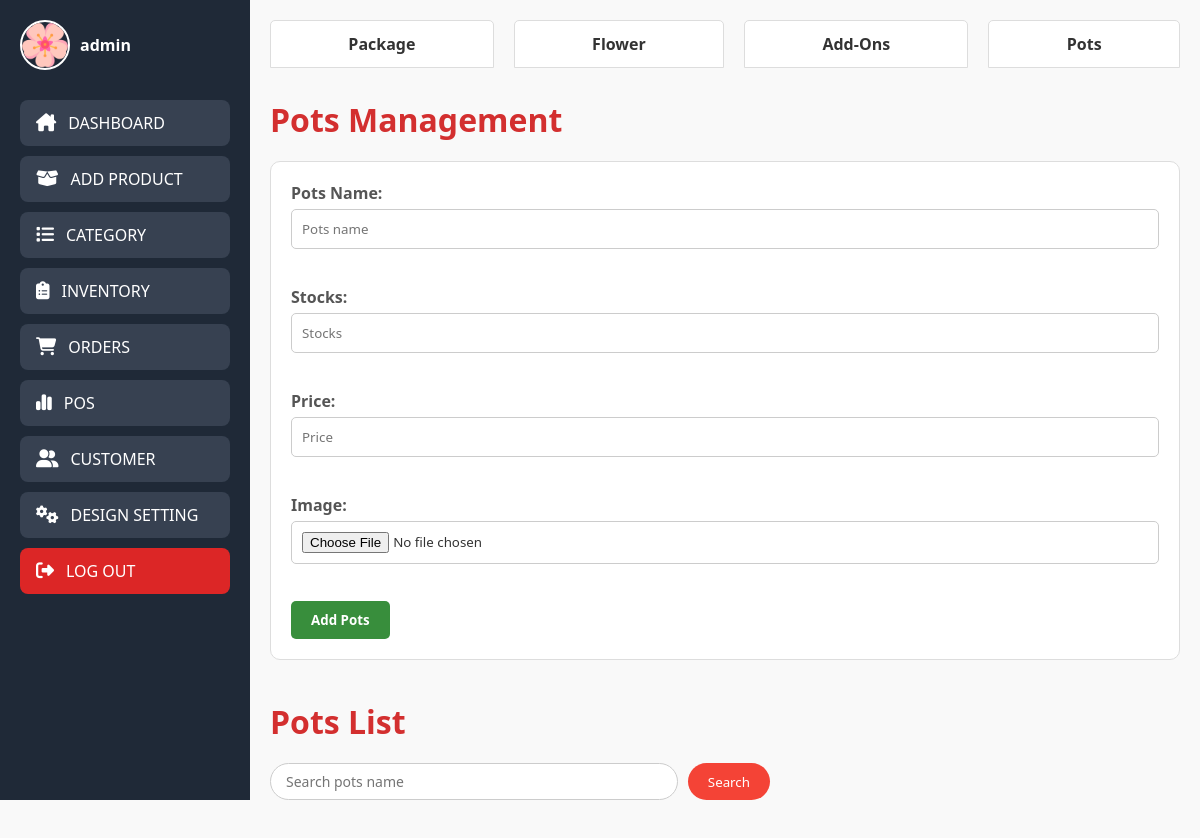
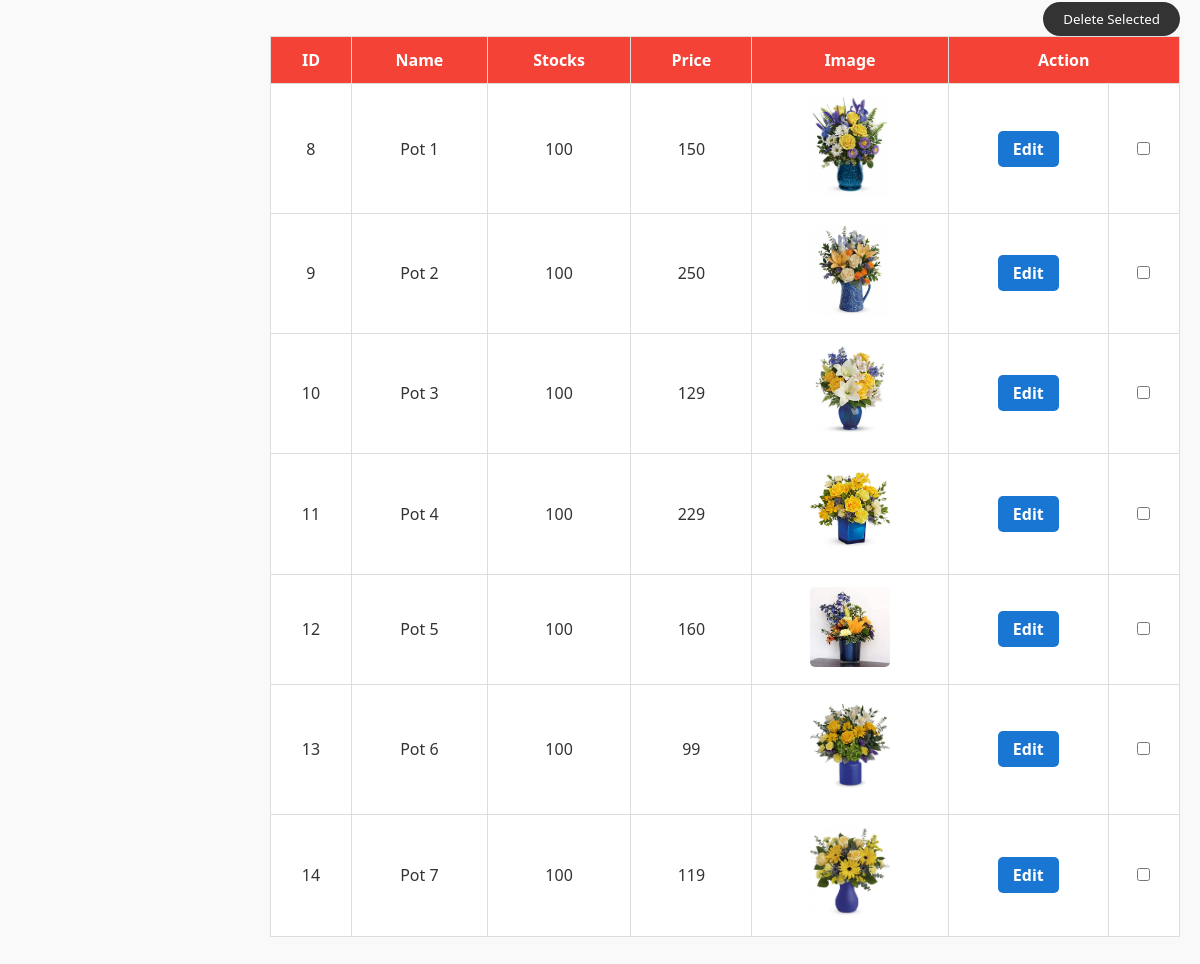
The page /php/add-pots.php on the database its author committed (2 pictures, top to bottom).
### tables this page shows
CREATE TABLE `pots` (
  `id` int(11) NOT NULL,
  `pots` varchar(50) NOT NULL,
  `image` varchar(255) NOT NULL,
  `stocks` int(11) NOT NULL,
  `sold` int(11) DEFAULT NULL,
  `price` int(11) NOT NULL,
  `available_stocks` int(11) DEFAULT NULL
);

### php/add-pots.php (the view, shortened to what this page needs)
<?php
include('admin-nav.php');
$searchTerm = isset($_GET['search']) ? mysqli_real_escape_string($conn, $_GET['search']) : '';
$searchQuery = "SELECT * FROM pots WHERE pots LIKE '%$searchTerm%'";
$result = mysqli_query($conn, $searchQuery);
?>
<!DOCTYPE html>
<html>
<head>
    <link rel="stylesheet" href="../css/add-pots.css">
</head>
<body>
<div class="main-container">
    <div class="content-wrapper">
    <div class="all">
    <div class="tab-container">
        <div class="product-tab"><a href="add-product.php">Package</a></div>
        <div class="flower-tab"><a href="add-flower.php">Flower</a></div>
        <div class="add-ons-tab"><a href="add-addons.php">Add-Ons</a></div>
        <div class="pots-tab"><a href="add-pots.php">Pots</a></div>
    </div>
        <h1 class="text1">Pots Management</h1>
        <div class="add">
            <form action="" method="post" enctype="multipart/form-data">
                <label for="name">Pots Name:</label>
                <input type="text" name="name" placeholder="Pots name" required><br><br>
                <label for="stocks">Stocks:</label>
                <input type="text" name="stocks" placeholder="Stocks" required><br><br>
                <label for="price">Price:</label>
                <input type="text" name="price" placeholder="Price" required><br><br>
                <label for="image">Image:</label>
                <input type="file" name="image" accept=".jpg,.jpeg,.png" required><br><br>
                <button type="submit" name="submit" class="buttonProduct">Add Pots</button>
            </form>
        </div>
        <div class="view">
            <h1 class="text4">Pots List</h1>
            <div class="table-controls">
                <form method="get" class="search-form">
                    <input type="text" name="search" placeholder="Search pots name" value="<?= $searchTerm ?>">
                    <button type="submit" class="btnSearch">Search</button>
                </form>
            </div>
            <form method="post">
            <button type="submit" name="delete_selected" class="deletebtn">Delete Selected</button>
                <table border="1" cellspacing="0" cellpadding="10" class="viewTable">
                    <tr>
                        <th>ID</th>
                        <th>Name</th>
                        <th>Stocks</th>
                        <th>Price</th>
                        <th>Image</th>
                        <th colspan="2">Action</th>
                    </tr>
                    <?php while ($row = mysqli_fetch_assoc($result)): ?>
                    <tr>
                        <td><?= $row['id'] ?></td>
                        <td><?= $row['pots'] ?></td>
                        <td><?= $row['stocks'] ?></td>
                        <td><?= $row['price'] ?></td>
                        <td><img src="../img/<?= $row['image'] ?>" height="80"></td>
                        <td><a href="edit-pots.php?id=<?= $row['id'] ?>" class="editbtn">Edit</a></td>
                        <td><input type="checkbox" name="selected_categories[]" value="<?= $row['id'] ?>"></td>
                    </tr>
                    <?php endwhile; ?>
                </table>
            </form>
        </div>
    </div>
</body>
</html>

### php/admin-nav.php (shortened to what this page needs)
<?php
$conn = mysqli_connect("localhost:3306", "root", "", "flowershop");
if (isset($_GET["newUsername"])) {
    $newAdminName = $_GET["newUsername"];
} else {
    if (isset($_SESSION['adminUsername'])) {
        $newAdminName = $_SESSION['adminUsername'];
    } else {
        $result = mysqli_query($conn, "SELECT username FROM admin WHERE email = 'admin@gmail.com'");
        if ($result && $row = mysqli_fetch_assoc($result)) {
            $newAdminName = $row['username'];
        } else {
            $newAdminName = "ADMIN";
        }
    }
}
$result = mysqli_query($conn, "SELECT image FROM admin WHERE username = '$newAdminName'");
if ($result && $row = mysqli_fetch_assoc($result)) {
    $profile_picture = $row['image'];
} else {
    $profile_picture = "default_image.jpg";
}
?>
<!DOCTYPE html>
<html lang="en">
<head>
    <link rel="stylesheet" href="../css/admin-nav.css">
    <link rel="stylesheet" href="https://cdnjs.cloudflare.com/ajax/libs/font-awesome/6.4.2/css/all.min.css" />
</head>
<body>
<div class="sidebar">
  <div class="sidebar-content">
    <a href="admin-account.php?newUsername=<?php echo urlencode($newAdminName); ?>" class="admin-profile">
      <img src="<?php echo $profile_picture; ?>" alt="Admin Profile">
      <span><?php echo $newAdminName; ?></span>
    </a>
    <nav class="nav-links">
      <a href="admin-dashboard.php" class="nav-btn">
        <i class="fa-solid fa-house-chimney"></i>
        <span>DASHBOARD</span>
      </a>
      <a href="add-product.php" class="nav-btn">
        <i class="fa-solid fa-box-open"></i>
        <span>ADD PRODUCT</span>
      </a>
      <a href="category-management.php" class="nav-btn">
        <i class="fa-solid fa-list"></i>
        <span>CATEGORY</span>
      </a>
      <a href="product-inventory.php" class="nav-btn">
        <i class="fa-solid fa-clipboard-list"></i>
        <span>INVENTORY</span>
      </a>
      <a href="orders.php" class="nav-btn">
        <i class="fa-solid fa-cart-shopping"></i>
        <span>ORDERS</span>
      </a>
      <a href="pos.php" class="nav-btn">
        <i class="fa-solid fa-chart-simple"></i>
        <span>POS</span>
      </a>
      <a href="unlock-user.php" class="nav-btn">
        <i class="fa-solid fa-user-group"></i>
        <span>CUSTOMER</span>
      </a>
      <a href="customer-design-setting.php" class="nav-btn">
        <i class="fa-solid fa-gears"></i>
        <span>DESIGN SETTING</span>
      </a>
      <a href="customer-landing-page.php" class="nav-btn logout">
        <i class="fa-solid fa-right-from-bracket"></i>
        <span>LOG OUT</span>
      </a>
    </nav>
  </div>
</div>
</body>
</html>

### css/admin-nav.css (style rules this page uses)
.sidebar { width: 250px; height: 100vh; background-color: #1f2937; position: fixed; top: 0; left: 0; padding: 20px; }
.admin-profile { display: flex; align-items: center; gap: 10px; margin-bottom: 30px; text-decoration: none; color: #fff; }
.admin-profile img { width: 50px; height: 50px; border-radius: 50%; object-fit: cover; border: 2px solid #fff; }
.admin-profile span { font-size: 16px; font-weight: bold; }
.nav-links { display: flex; flex-direction: column; gap: 10px; }
.nav-btn { display: flex; align-items: center; gap: 12px; padding: 12px 16px; background-color: #374151; border-radius: 8px; text-decoration: none; color: #ffffff; font-weight: 500; transition: background-color 0.3s ease; }
.nav-btn i { font-size: 18px; }
.logout { background-color: #dc2626; }

### css/add-pots.css (style rules this page uses)
* { margin: 0; padding: 0; box-sizing: border-box; font-family: 'Segoe UI', Tahoma, Geneva, Verdana, sans-serif; }
body { background-color: #f9f9f9; color: #333; }
.main-container { display: flex; min-height: 100vh; width: 100%; }
.content-wrapper { margin-left: 250px; flex-grow: 1; padding: 20px; background-color: #f9f9f9; overflow-x: auto; }
.tab-container { display: flex; gap: 20px; margin-bottom: 30px; justify-content: center; border-radius: 5px; }
.tab-container div { flex-grow: 1; text-align: center; padding: 12px 20px; background-color: #fff; border: 1px solid #ddd; border-radius: 5px 5px 0 0; cursor: pointer; transition: background-color 0.3s, color 0.3s; }
.tab-container .product-tab a, .tab-container .flower-tab a, .tab-container .add-ons-tab a, .tab-container .pots-tab a { display: block; text-decoration: none; color: #333; font-weight: bold; font-size: 16px; }
.text1, .text4 { text-align: left; margin-bottom: 20px; color: #d32f2f; }
.add { background-color: #fff; padding: 20px; border: 1px solid #ddd; border-radius: 10px; margin-bottom: 40px; width: 100%; margin-left: auto; margin-right: auto; }
.add form label { display: block; font-weight: bold; margin-bottom: 5px; color: #555; }
.add form input, .add form select { width: 100%; padding: 10px; margin-bottom: 15px; border: 1px solid #ccc; border-radius: 5px; }
.buttonProduct { background-color: #388e3c; color: white; padding: 10px 20px; border: none; border-radius: 5px; cursor: pointer; font-weight: bold; }
.view { margin-top: 40px; }
.view form { text-align: center; margin-bottom: 20px; }
.viewTable { width: 100%; border-collapse: collapse; background-color: #fff; }
.viewTable th, .viewTable td { padding: 12px; border: 1px solid #ddd; text-align: center; }
.viewTable th { background-color: #f44336; color: white; }
.viewTable img { max-width: 80px; height: auto; border-radius: 5px; }
.editbtn { padding: 7px 15px; border: none; border-radius: 5px; font-weight: bold; cursor: pointer; text-decoration: none; }
.editbtn { background-color: #1976d2; color: white; }
.table-controls { display: flex; justify-content: space-between; align-items: center; flex-wrap: wrap; margin-bottom: 20px; }
.search-form { display: flex; gap: 10px; flex-grow: 1; max-width: 500px; }
.search-form input[type="text"] { flex-grow: 1; padding: 8px 15px; border: 1px solid #ccc; border-radius: 25px; font-size: 14px; }
.search-form .btnSearch { padding: 8px 20px; background-color: #f44336; color: white; border: none; border-radius: 25px; cursor: pointer; }
.deletebtn { float: right; padding: 8px 20px; background-color: #333; color: white; border: none; border-radius: 25px; cursor: pointer; }

### rows shown on the page
pots: id "8", pots "Pot 1", stocks "100", price "150", image (picture)
pots: id "9", pots "Pot 2", stocks "100", price "250", image (picture)
pots: id "10", pots "Pot 3", stocks "100", price "129", image (picture)
pots: id "11", pots "Pot 4", stocks "100", price "229", image (picture)
pots: id "12", pots "Pot 5", stocks "100", price "160", image (picture)
pots: id "13", pots "Pot 6", stocks "100", price "99", image (picture)
pots: id "14", pots "Pot 7", stocks "100", price "119", image (picture)

### other values the page prints
$newAdminName "admin"
